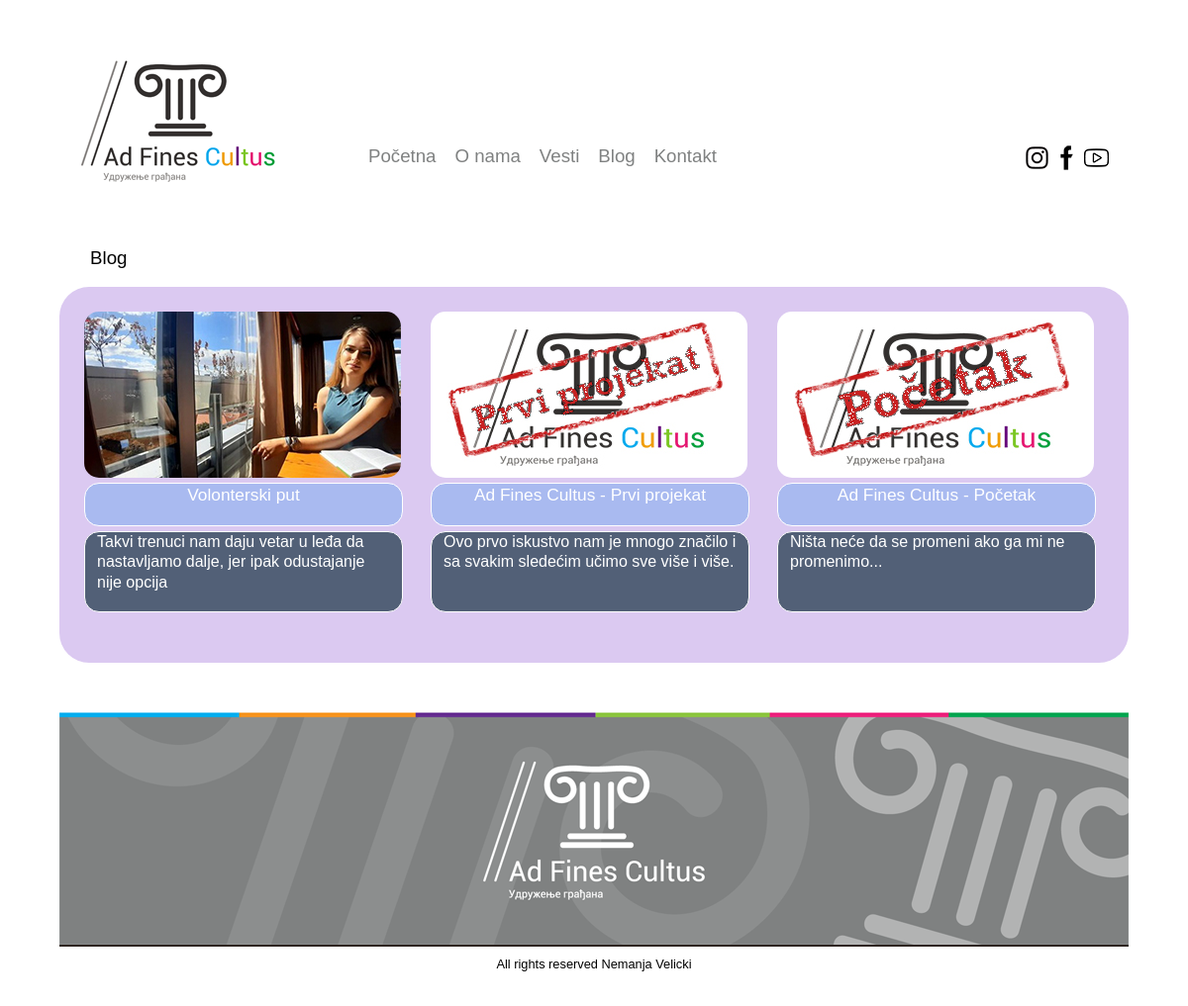
Screenshot of /blog.php with the database file from the repository.
### tables this page shows
CREATE TABLE `blog` (
  `id` int(8) NOT NULL,
  `naslov` varchar(100) NOT NULL,
  `kratakt` varchar(150) NOT NULL,
  `tekst` text NOT NULL,
  `imeslike` varchar(70) NOT NULL,
  `autor` varchar(50) NOT NULL,
  `datum` timestamp NOT NULL DEFAULT current_timestamp()
);

### blog.php (the view, shortened to what this page needs)
<!DOCTYPE html>
<html>
    <head>
        <link rel="stylesheet" type="text/css" href="Styles/Stylesheet.css?<?php echo time(); ?>" />
    </head>
    <body>
        <div id="sajt">
            <div id="baner">
                <div id="logo">
                    <?php
                        include 'banner.php';
                    ?>
                </div>
                    <div id="sidebar">
                        <?php
                            include 'sidebar.php';
                        ?>
                    </div>
            </div>
            <div id="vesti">
                <div class="novosti">
                    &nbsp &nbsp &nbsp Blog
                </div>
                <div id="sblog">
                    <?php
                        include 'conectdb.php';
                        $res1 = mysqli_query($con, "SELECT * FROM blog ORDER BY id DESC");
                        $cou1=  mysqli_num_rows($res1);
                        $a=$cou1/6;
                        $a=ceil($a);
                        if (isset ($_GET["page"]))
                        {
                            $page=$_GET["page"];
                            if ($page>$a)
                            {
                                $page=$a;
                            }
                            $page1=($page*6)-6;
                        }
                         else
                             {
                                $page1=0;
                             }
                        $blog = mysqli_query($con, "SELECT * FROM blog ORDER BY id DESC limit $page1,6");
                        while( $row = mysqli_fetch_array($blog))
                        {
                            echo""
                            ."<div class='razmaks'></div>"
                            ."<a href='blog.php?more=$row[id]'><div class='blog'>"
                                    ."<div class='blogs'>"
                                        ."<a href='blogMore.php?more=$row[id]'><img  src='Images/blog/$row[imeslike]?id=$row[id]'/></a> "
                                    ."</div>"
                                        ."<a href='blogMore.php?more=$row[id]'><div class='blognaslov'><p>$row[naslov]</p></div></a>"
                                        ."<a href='blogMore.php?more=$row[id]'><div class='blogKtekst'><p>$row[kratakt]</p></div></a>"
                            ."</div></a>";
                        }
                    ?>
                    <div class="novosti">
            </div>
                </div>
            </div>
             <div class="novosti">
            </div>
            <?php
                include 'sivifuter.php';
            ?>
            <footer>
                <?php
                    include 'footer.php';
                ?>
            </footer>
        </div>
    </body>
</html>

### Styles/Stylesheet.css (style rules this page uses)
* { margin: 0px; padding: 0px; }
body { //background-image: url(../Images/Pozadina.jpg); background-repeat: no-repeat; background-position: top center; font-family: altera, lucida grande ,tahoma,verdana,arial,sans-serif, franklin gothic medium; background-color: white; }
body p { font-size: 0.8em; line-height: 1.28; }
#sajt { //background-image: url(../Images/Pozadina2.jpg); background-repeat: no-repeat; background-attachment: fixed; background-position: top center; width: 1080px; background-color: white; margin: 0 auto; //padding: 5px; border: 0px solid #e6e6e6; //overflow: hidden; //margin-top: 0px; //text-shadow: 0.1em 0.1em #333; }
#logo { float: left; height: 220px; width: 220px; margin-top: 20px; margin-left: 20px; padding: 0px; border: 0px solid #e6e6e6; }
#sidebar { float: right; //height: 170px; width: 755px; margin-top: 147px; margin-right: 15px; padding: 0px; border: 0px solid #e6e6e6; text-align: center; color: black; }
#sblog { border-radius: 30px; background-color: #dbc9f1; float: left; //height: 350px; width: 1080px; border: 0px solid #e6e6e6; position: relative; overflow: hidden; }
footer { clear: both; width: auto; height: 40px; padding: 10px; border-top: 2px solid #2e2521; text-align: center; color: black; //text-shadow: 0.1em 0.1em #333; }
.novosti { float: left; height: 40px; width: 1080px; //border-radius: 10px; font: estrangelo edessa; font-size: 14pt; //margin-left: 20px; margin-top: 10px; border: 0px solid #e6e6e6; position: relative; overflow: hidden; }
.blog { float: left; margin-top: 20px; margin-left: 20px; height: 310px; width: 330px; border-radius: 15px; //background-color: #652c90; position: relative; overflow: hidden; transition: 0.5s ease; }
.blogs { float: left; margin-top: 5px; margin-left: 5px; height: 168px; width: 320px; border-radius: 15px; //background-color: blue; position: relative; overflow: hidden; }
.blognaslov { float: left; margin-top: 5px; margin-left: 5px; height: 42px; width: 320px; border-radius: 15px; border: 1.5px solid #ffffff; background-color: #a9baf0; position: relative; overflow: hidden; }
.blogKtekst { float: left; margin-top: 5px; margin-left: 5px; height: 80px; width: 320px; border-radius: 15px; border: 1.5px solid #ffffff; background-color: #526077; position: relative; overflow: hidden; }
.blognaslov p { margin-left: 12px; margin-right: 12px; font-size: 13pt; text-align: center; color: white; }
.blogKtekst p { margin-left: 12px; margin-right: 12px; font-size: 12pt; color: white; }

### rows the page displays
blog: imeslike (picture), naslov "Volonterski put", kratakt "Takvi trenuci nam daju vetar u leđa da nastavljamo dalje, jer ipak odustajanje nije opcija"
blog: imeslike (picture), naslov "Ad Fines Cultus - Prvi projekat", kratakt "Ovo prvo iskustvo nam je mnogo značilo i sa svakim sledećim učimo sve više i više."
blog: imeslike (picture), naslov "Ad Fines Cultus - Početak", kratakt "Ništa neće da se promeni ako ga mi ne promenimo..."
